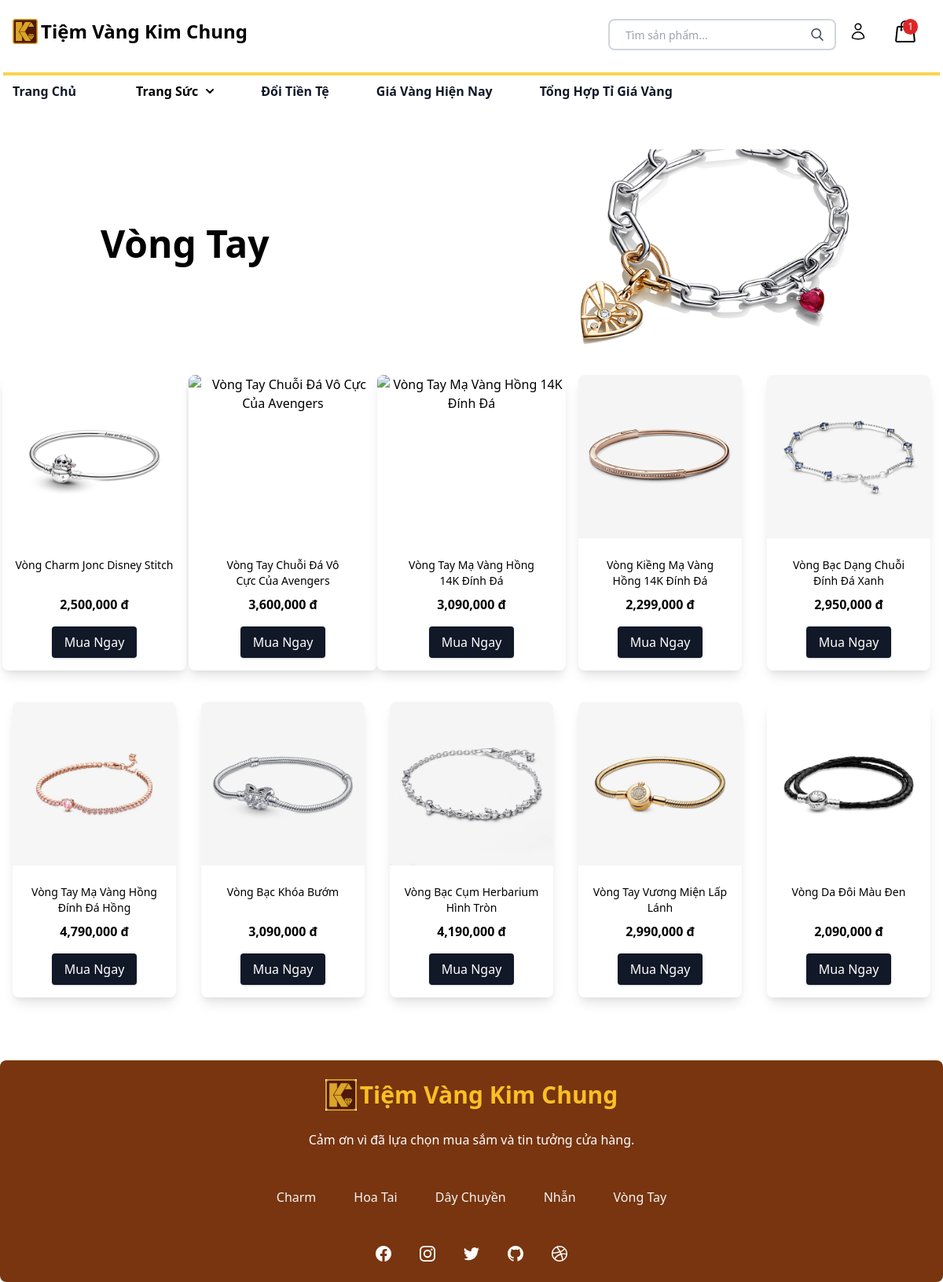
Screenshot of /home/vongtay.php (signed in) with the database file from the repository.
### tables this page shows
CREATE TABLE `sanpham` (
  `MaSanPham` int(5) NOT NULL,
  `TenSanPham` varchar(100) NOT NULL,
  `MaLoaiTrangSuc` int(5) NOT NULL,
  `GiaBan` float NOT NULL,
  `MaNhaCungCap` int(5) NOT NULL,
  `MoTa` varchar(1000) NOT NULL,
  `Anh` varchar(100) NOT NULL,
  `Anh2` varchar(100) NOT NULL,
  `Anh3` varchar(100) NOT NULL,
  `SoLuong` varchar(50) NOT NULL
);

### home/vongtay.php (the view, shortened to what this page needs)
<?php include '../home/header.php'; ?>
<section class="pt-10">
    <div class="relative pb-6">
        <img src="uploads/bg-vongtay.jpg" class="w-full h-full object-cover">
        <div class="absolute inset-0 flex items-start justify-start p-4 md:absolute md:pt-24 md:pl-32 ">
          <p class="md:text-5xl font-bold sm:text-xl">Vòng Tay</p>
        </div>
    </div>
    <div class="flex flex-wrap justify-center">
        <?php
        $query = "SELECT * FROM sanpham WHERE MaLoaiTrangSuc = 6";
        $result = mysqli_query($conn, $query);
        if (mysqli_num_rows($result) > 0) {
            while ($row = mysqli_fetch_assoc($result)) {
                $productTitle = $row['TenSanPham'];
                $productPrice = $row['GiaBan'];
                $productId = $row['MaSanPham'];
                $shortTitle = strlen($productTitle) > 30 ? wordwrap($productTitle, 30, "<br>", true) : $productTitle;
        ?>
        <div class="md:flex md:flex-row md:justify-center w-full md:w-1/5 pb-10 transition duration-300 transform hover:scale-110">
            <div class="max-w-sm mx-auto bg-white rounded-lg overflow-hidden shadow-lg h-full">
                <div class="text-center items-center">
                    <a href="xemchitiet.php?id=<?= $productId ?>" class="hover-trigger relative block">
                    </a>
                </div>
                <div class="p-4">
                    <h3 class="text-sm text-center mt-2" style="height: 40px; overflow: hidden;"><a href="xemchitiet.php?id=<?= $productId ?>"><?= $shortTitle ?></a></h3>
                    <p class="text-center font-bold mt-2"><?= number_format($productPrice, 0, '.', ',') ?> đ</p>
                    <div class="flex justify-center mt-4">
                        <a href="xemchitiet.php?id=<?= $productId ?>" class="inline-block px-4 py-2 bg-gray-900 hover:bg-yellow-600 text-white rounded shadow">Mua Ngay</a>
                    </div>
                </div>
            </div>
        </div>
        <?php
            }
        } else {
            echo "Không tìm thấy sản phẩm.";
        }
        ?>
    </div>
</section>
<?php include '../home/footer.php'; ?>

### rows the page displays
sanpham: TenSanPham "Vòng Charm Jonc Disney Stitch", GiaBan "2,500,000"
sanpham: TenSanPham "Vòng Tay Chuỗi Đá Vô Cực Của Avengers", GiaBan "3,600,000"
sanpham: TenSanPham "Vòng Tay Mạ Vàng Hồng 14K Đính Đá", GiaBan "3,090,000"
sanpham: TenSanPham "Vòng Kiềng Mạ Vàng Hồng 14K Đính Đá", GiaBan "2,299,000"
sanpham: TenSanPham "Vòng Bạc Dạng Chuỗi Đính Đá Xanh", GiaBan "2,950,000"
sanpham: TenSanPham "Vòng Tay Mạ Vàng Hồng Đính Đá Hồng", GiaBan "4,790,000"
sanpham: TenSanPham "Vòng Bạc Khóa Bướm", GiaBan "3,090,000"
sanpham: TenSanPham "Vòng Bạc Cụm Herbarium Hình Tròn", GiaBan "4,190,000"
sanpham: TenSanPham "Vòng Tay Vương Miện Lấp Lánh", GiaBan "2,990,000"
sanpham: TenSanPham "Vòng Da Đôi Màu Đen", GiaBan "2,090,000"

### other values shown
$_SESSION['SLGH'] "1"
